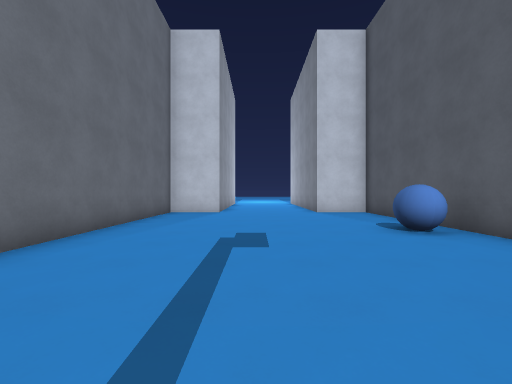
View 1 (above)

15 first-person views from a walk through a Godot game level. The camera is 1.5 m above the floor, looks level and sees 90° across. The floor is counted in squares, 1.8 m on a side. Each view is taken from the middle of a square. On the plan, view 1 faces up. The plan holds only what a view shows up to about 10 squares ahead; the rest is blank. The place goes on beyond the plan. Surface patterns are stand-ins for the level's own textures.

View 2
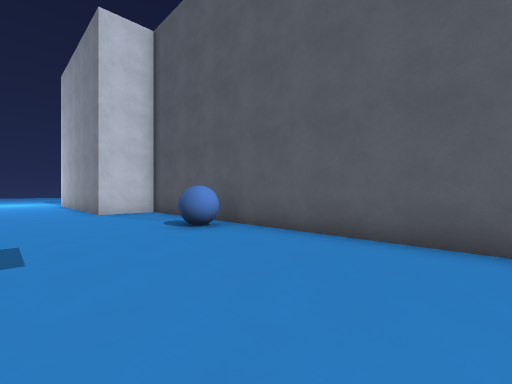

View 3
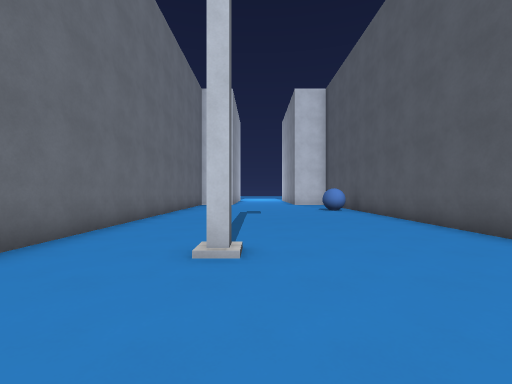

View 4
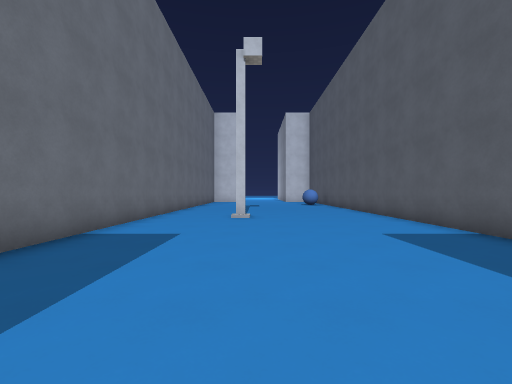

View 5
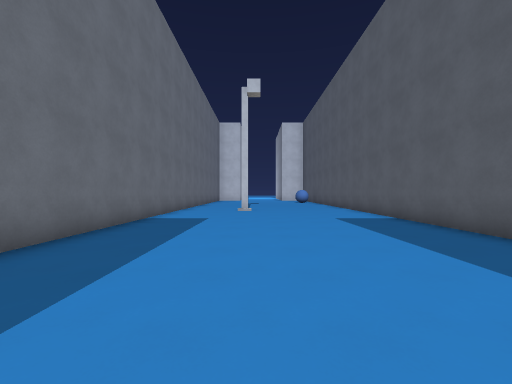

View 6
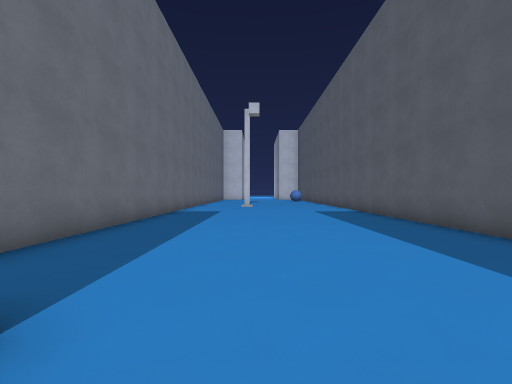

View 7
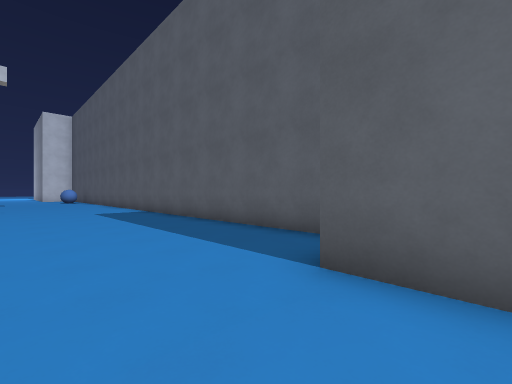

View 8
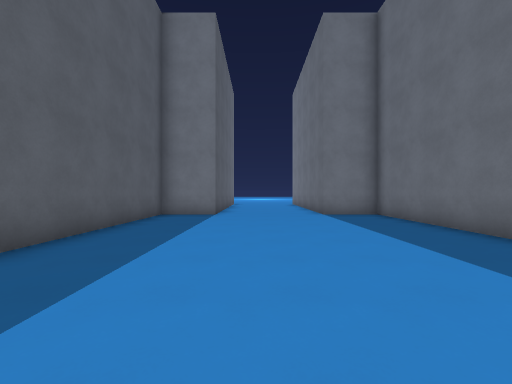

View 9
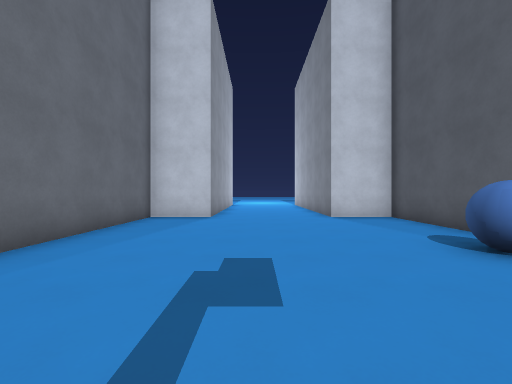

View 10
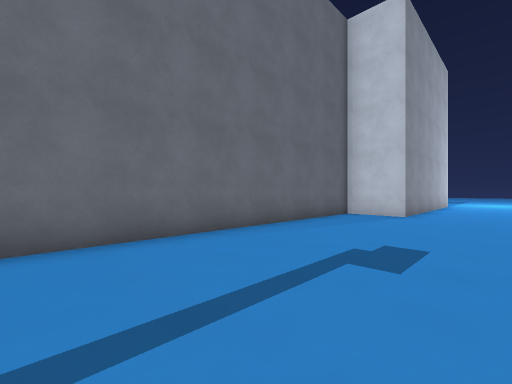

View 11
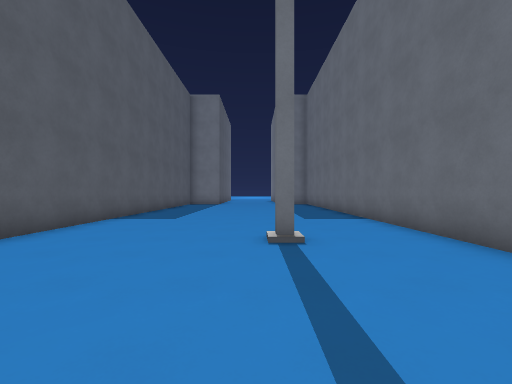

View 12
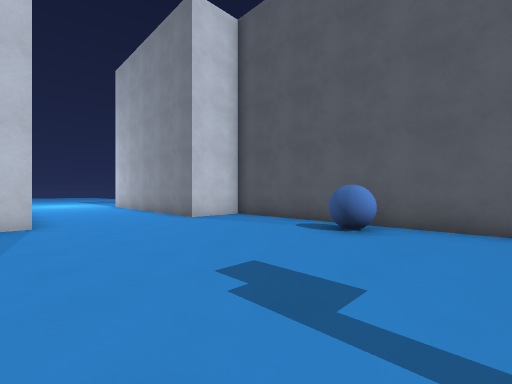

View 13
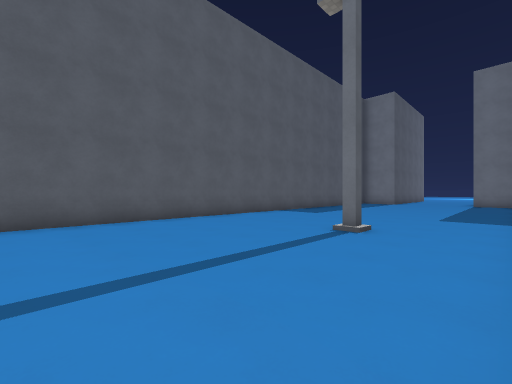

View 14
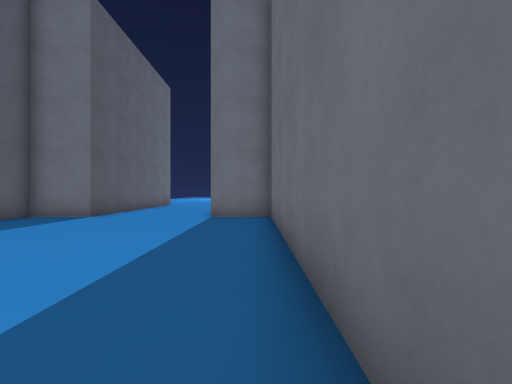

View 15
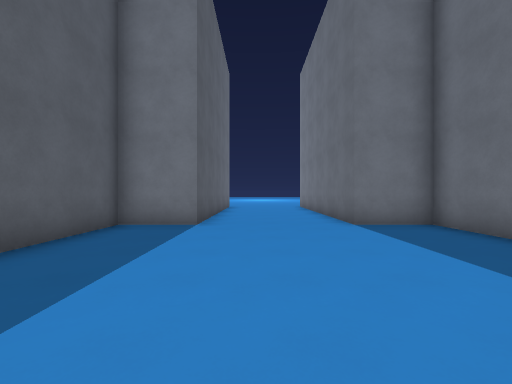

### Floor plan
Points are (right, up) in squares from view 1. A wall is a line through its corners. A room is listed if a view was taken in it or the views show most of it. See-through windows are left out.
Room 1 (views 1, 2, 3, 4, 5, 6, 7, 8, 9, 10, 11, 12, 13, 14, 15)
walls: (-0.2, -2.7) (-0.8, -2.7); (-0.8, -2.4) (-0.2, -2.4); (2.5, -17.5) (2.5, -15.5) (4.5, -15.5) (4.5, 10.5) (2.5, 10.5) (2.5, 12.5); (-1.5, 12.5) (-1.5, 10.5) (-3.5, 10.5) (-3.5, -15.5) (-1.5, -15.5) (-1.5, -17.5)
ways out: gap at (4, 6)

Positions as (right, up) in squares from view 1, and headings:
1: (0, 0), facing up
2: (0, 0), facing up-right
3: (0, -6), facing up
4: (0, -11), facing up
5: (0, -14), facing up
6: (0, -17), facing up
7: (0, -17), facing up-right
8: (1, -6), facing down
9: (0, 2), facing up
10: (1, 1), facing up-left
11: (0, 2), facing down
12: (-2, 3), facing up-right
13: (-3, 3), facing down-right
14: (-3, -7), facing down
15: (1, -9), facing down
